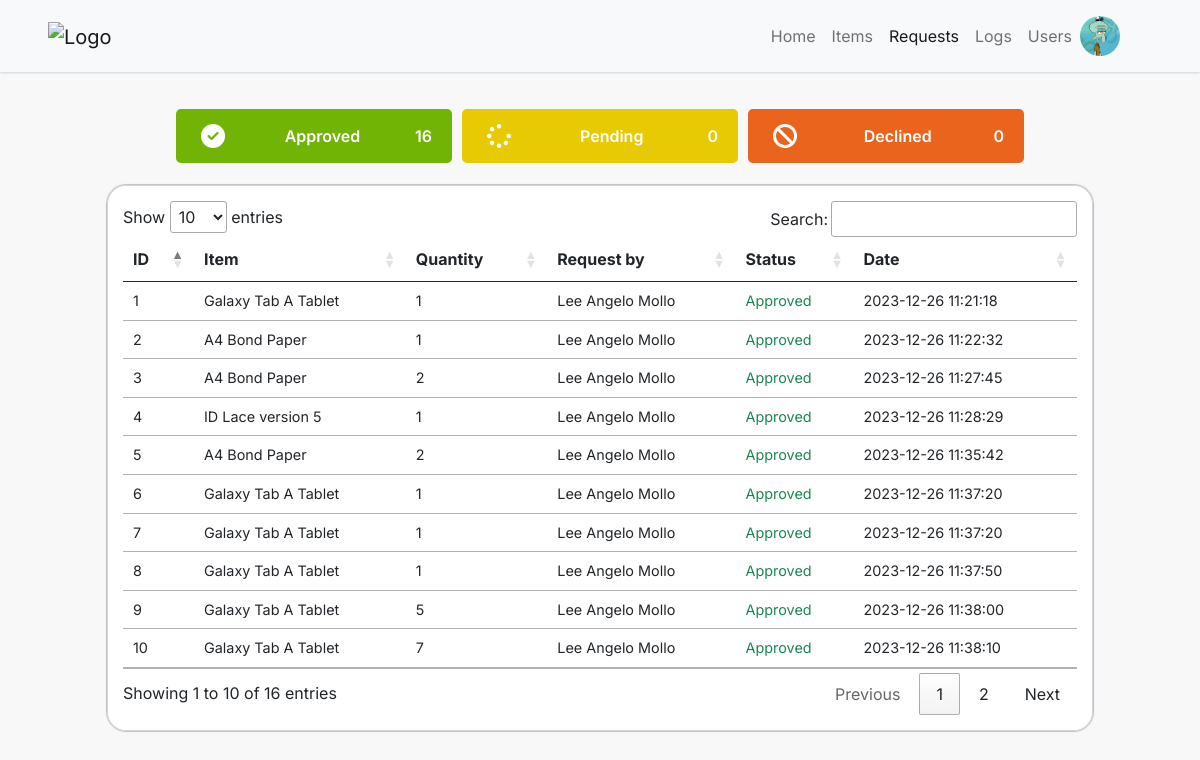
Page /requests.php (signed in) on the committed database.
### tables this page shows
CREATE TABLE `users` (
  `user_id` int(11) NOT NULL,
  `user_firstname` varchar(255) NOT NULL,
  `user_lastname` varchar(255) NOT NULL,
  `user_email` varchar(255) NOT NULL,
  `user_password` varchar(255) NOT NULL,
  `user_category` int(11) NOT NULL,
  `user_chapter` int(11) NOT NULL,
  `user_image` varchar(255) NOT NULL,
  `user_status` enum('active','inactive') NOT NULL
);

CREATE TABLE `history` (
  `history_id` int(11) NOT NULL,
  `history_item_id` int(11) NOT NULL,
  `history_quantity` int(11) NOT NULL,
  `history_user_id` int(11) NOT NULL,
  `history_status` enum('approved','declined','pending','') NOT NULL,
  `history_date` timestamp NOT NULL DEFAULT current_timestamp() ON UPDATE current_timestamp()
);

CREATE TABLE `items` (
  `item_id` int(11) NOT NULL,
  `item_name` varchar(255) NOT NULL,
  `item_category` int(11) NOT NULL,
  `item_measure` int(11) NOT NULL,
  `item_quantity` int(11) NOT NULL,
  `item_chapter` int(11) NOT NULL,
  `item_status` enum('enabled','disabled','','') NOT NULL,
  `item_description` varchar(255) NOT NULL,
  `item_image` varchar(255) NOT NULL
);

### requests.php (the view, shortened to what this page needs)
<?php
include './includes/config.inc.php';
?>
<!DOCTYPE html>
<html lang="en">
<head>
    <?php include_once 'includes/headers.inc.php'; ?>
    <link rel="stylesheet" href="assets/css/style.css?v=<?php echo time(); ?>">
    <link rel="stylesheet" href="assets/css/nav.css?v=<?php echo time(); ?>">
    <link rel="stylesheet" href="assets/css/items.css?v=<?php echo time(); ?>">
    <link rel="stylesheet" href="assets/css/requests.css?v=<?php echo time(); ?>">
    <link rel="stylesheet" href="https://cdn.datatables.net/1.13.6/css/jquery.dataTables.css" />
</head>
<body>
    <?php include 'nav.php'; ?>
    <div id="wrapper">
        <div class="section px-5 pt-4">
            <div class="row justify-content-center align-items-center">
                <div class="box col-sm-12 col-md-3 col-lg-3">
                    <i class="fa-solid fa-circle-check icon"></i>
                    <p class="m-0">Approved</p>
                    <?php
                    $query = "SELECT COUNT(history_status) FROM history WHERE history_status = 'approved'";
                    $stmt = $pdo->query($query);
                    $count = $stmt->fetchColumn();
                    if ($count !== false) {
                        echo '<p class="m-0">' . $count . '</p>';
                    } else {
                        echo "Error fetching count";
                    }
                    ?>
                </div>
                <div class="box col-sm-12 col-md-3 col-lg-3">
                    <i class="fa-solid fa-spinner icon"></i>
                    <p class="m-0">Pending</p>
                    <?php
                    $query = "SELECT COUNT(history_status) FROM history WHERE history_status = 'pending'";
                    $stmt = $pdo->query($query);
                    $count = $stmt->fetchColumn();
                    if ($count !== false) {
                        echo '<p class="m-0">' . $count . '</p>';
                    } else {
                        echo "Error fetching count";
                    }
                    ?>
                </div>
                <div class="box col-sm-12 col-md-3 col-lg-3">
                    <i class="fa-solid fa-ban icon"></i>
                    <p class="m-0 px-2">Declined</p>
                    <?php
                    $query = "SELECT COUNT(history_status) FROM history WHERE history_status = 'declined'";
                    $stmt = $pdo->query($query);
                    $count = $stmt->fetchColumn();
                    if ($count !== false) {
                        echo '<p class="m-0">' . $count . '</p>';
                    } else {
                        echo "Error fetching count";
                    }
                    ?>
                </div>
            </div>
            <div class="row justify-content-center align-items-center">
                <div class="col-12 col-sm-12 col-md-12 col-lg-11">
                    <div class="table-responsive">
                        <table class="table table-hover table-sm">
                            <thead>
                                <tr>
                                    <th>ID</th>
                                    <th>Item</th>
                                    <th>Quantity</th>
                                    <th>Request by</th>
                                    <th>Status</th>
                                    <th>Date</th>
                                </tr>
                            </thead>
                            <tbody>
                                <?php
                                if (isset($_SESSION['CT'])) {
                                    try {
                                        if ($_SESSION['CT'] == 1) {
                                            if ($_SESSION['CH'] == 1) {
                                                $query = "SELECT h.history_id AS ID,
                                                    i.item_name AS Item,
                                                    h.history_quantity AS Quantity,
                                                    CONCAT(u.user_firstname, ' ', u.user_lastname) AS 'Request by',
                                                    h.history_status AS Status,
                                                    h.history_date AS Date
                                                    FROM history AS h
                                                    INNER JOIN items AS i ON h.history_item_id = i.item_id
                                                    INNER JOIN users AS u ON h.history_user_id = u.user_id;";
                                            } else {
                                                $query = "SELECT h.history_id AS ID,
                                                    i.item_name AS Item,
                                                    h.history_quantity AS Quantity,
                                                    CONCAT(u.user_firstname, ' ', u.user_lastname) AS 'Request by',
                                                    h.history_status AS Status,
                                                    h.history_date AS Date
                                                    FROM history AS h
                                                    INNER JOIN items AS i ON h.history_item_id = i.item_id
                                                    INNER JOIN users AS u ON h.history_user_id = u.user_id
                                                    WHERE u.user_chapter =" . $_SESSION['CH'] . ";";
                                            }
                                        } else if ($_SESSION['CT'] == 0) {
                                            $query = "SELECT h.history_id AS ID,
                                                i.item_name AS Item,
                                                h.history_quantity AS Quantity,
                                                CONCAT(u.user_firstname, ' ', u.user_lastname) AS 'Request by',
                                                h.history_status AS Status,
                                                h.history_date AS Date
                                                FROM history AS h
                                                INNER JOIN items AS i ON h.history_item_id = i.item_id
                                                INNER JOIN users AS u ON h.history_user_id = u.user_id
                                                WHERE u.user_chapter = " . $_SESSION['CH'] . "
                                                AND u.user_id = " . $_SESSION['ID'] . ";";
                                        }
                                        $stmt = $pdo->query($query);
                                        $stmt->execute();
                                        $result = $stmt->fetchAll(PDO::FETCH_ASSOC);
                                        foreach ($result as $row) {
                                ?>
                                            <tr>
                                                <td><?php echo $row['ID']; ?></td>
                                                <td><?php echo $row['Item']; ?></td>
                                                <td><?php echo $row['Quantity']; ?></td>
                                                <td class="text-capitalize"><?php echo $row['Request by']; ?></td>
                                                <?php
                                                if ($row['Status'] == 'approved') {
                                                    echo '<td class="text-success text-capitalize small">' . $row['Status'] . '</td>';
                                                } else if ($row['Status'] == 'pending') {
                                                    echo '<td class="text-warning text-capitalize small">' . $row['Status'] . '</td>';
                                                } else if ($row['Status'] == 'declined') {
                                                    echo '<td class="text-danger text-capitalize small">' . $row['Status'] . '</td>';
                                                }
                                                ?>
                                                <td><?php echo $row['Date']; ?></td>
                                            </tr>
                                <?php
                                        }
                                    } catch (PDOException $e) {
                                        echo "Error: " . $e->getMessage();
                                    }
                                }
                                ?>
                            </tbody>
                        </table>
                    </div>
                </div>
            </div>
        </div>
    </div>
</body>
</html>

### nav.php (shortened to what this page needs)
<?php
try {
    $stmt = $pdo->prepare("SELECT user_image FROM users WHERE user_id = :id");
    $stmt->bindParam(':id', $_SESSION['ID'], PDO::PARAM_INT);
    $stmt->execute();
    if ($stmt->rowCount() > 0) {
        $row = $stmt->fetch(PDO::FETCH_ASSOC);
        $userImage = $row['user_image'];
    }
} catch (PDOException $e) {
    echo "Error: " . $e->getMessage();
}
include './includes/config.inc.php';
?>
<div class="container">
    <nav class="navbar navbar-expand-lg navbar-light bg-light px-sm-5 px-md-5 px-lg-5 fixed-top mainnav">
        <a class="navbar-brand logo" href="#">
            <img src="https://uploads-ssl.webflow.com/6492dd5d65d1855cb14a6692/6494571343918c14057fe090_DEVCON%20Kids%20Logo%20Horizontal.png" alt="Logo" loading="lazy">
        </a>
        <div class="collapse navbar-collapse justify-content-end align-items-center" id="navbarNav">
            <ul class="navbar-nav d-flex justify-content-center align-items-center">
                <li class="nav-item active">
                    <a class="nav-link <?php echo (($_SESSION['active_tab'] === 'home.php')) ? 'active' : ''; ?>" href="home.php">Home</a>
                </li>
                <li class="nav-item">
                    <a class="nav-link <?php echo (($_SESSION['active_tab'] === 'items.php')) ? 'active' : ''; ?>" href="items.php">Items</a>
                </li>
                <li class="nav-item">
                    <a class="nav-link <?php echo (($_SESSION['active_tab'] === 'requests.php')) ? 'active' : ''; ?>" href="requests.php">Requests</a>
                </li>
                <li class="nav-item">
                    <a class="nav-link <?php echo (($_SESSION['active_tab'] === 'logs.php')) ? 'active' : ''; ?>" href="logs.php">Logs</a>
                </li>
                <li class="nav-item">
                    <a class="nav-link <?php echo (($_SESSION['active_tab'] === 'users.php')) ? 'active' : ''; ?>" href="users.php">Users</a>
                </li>
                <li class="nav-item dropdown pull-right">
                    <?php
                    try {
                        $stmt = $pdo->prepare("SELECT user_image FROM users WHERE user_id = :id");
                        $stmt->bindParam(':id', $_SESSION['ID'], PDO::PARAM_INT);
                        $stmt->execute();
                        if ($stmt->rowCount() > 0) {
                            $row = $stmt->fetch(PDO::FETCH_ASSOC);
                            $userImage = $row['user_image'];
                        }
                    } catch (PDOException $e) {
                        echo "Error: " . $e->getMessage();
                    }
                    ?>
                    <div class="rounded-image image-profile" id="dropdownMenuButton" data-toggle="dropdown" aria-haspopup="true" aria-expanded="false">
                        <img src="images/userProfiles/<?php echo $userImage; ?>" class="img-fluid" alt="User Image">
                    </div>
                </li>
            </ul>
        </div>
    </nav>
</div>

### rows in the picture
users: user_image (picture)
history: history_id "1", history_item.item_name "Galaxy Tab A Tablet", history_quantity "1", Request "Lee Angelo Mollo", history_status "Approved", history_date "2023-12-26 11:21:18"
history: history_id "2", history_item.item_name "A4 Bond Paper", history_quantity "1", Request "Lee Angelo Mollo", history_status "Approved", history_date "2023-12-26 11:22:32"
history: history_id "3", history_item.item_name "A4 Bond Paper", history_quantity "2", Request "Lee Angelo Mollo", history_status "Approved", history_date "2023-12-26 11:27:45"
history: history_id "4", history_item.item_name "ID Lace version 5", history_quantity "1", Request "Lee Angelo Mollo", history_status "Approved", history_date "2023-12-26 11:28:29"
history: history_id "5", history_item.item_name "A4 Bond Paper", history_quantity "2", Request "Lee Angelo Mollo", history_status "Approved", history_date "2023-12-26 11:35:42"
history: history_id "6", history_item.item_name "Galaxy Tab A Tablet", history_quantity "1", Request "Lee Angelo Mollo", history_status "Approved", history_date "2023-12-26 11:37:20"
history: history_id "7", history_item.item_name "Galaxy Tab A Tablet", history_quantity "1", Request "Lee Angelo Mollo", history_status "Approved", history_date "2023-12-26 11:37:20"
history: history_id "8", history_item.item_name "Galaxy Tab A Tablet", history_quantity "1", Request "Lee Angelo Mollo", history_status "Approved", history_date "2023-12-26 11:37:50"
history: history_id "9", history_item.item_name "Galaxy Tab A Tablet", history_quantity "5", Request "Lee Angelo Mollo", history_status "Approved", history_date "2023-12-26 11:38:00"
history: history_id "10", history_item.item_name "Galaxy Tab A Tablet", history_quantity "7", Request "Lee Angelo Mollo", history_status "Approved", history_date "2023-12-26 11:38:10"

### other values in the picture
$count "16"
$count "0"
